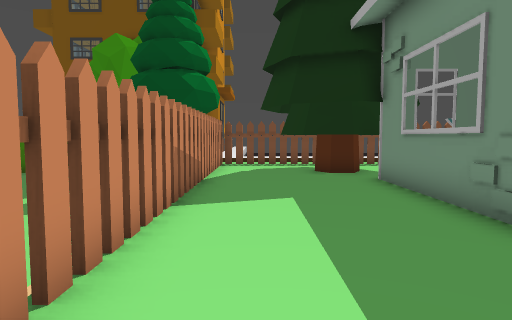
view 1 (above)

14 first-person views from a walk through a level from a Godot 3-D game. The camera is 1.2 m above the floor, tilts 4° down and sees 75° across. The floor is counted in squares, 1 m on a side. Each view is taken from the middle of a square. On the plan, view 1 faces up. The plan holds only what a view shows up to about 14 squares ahead; the rest is blank. The place goes on beyond the plan.

view 2
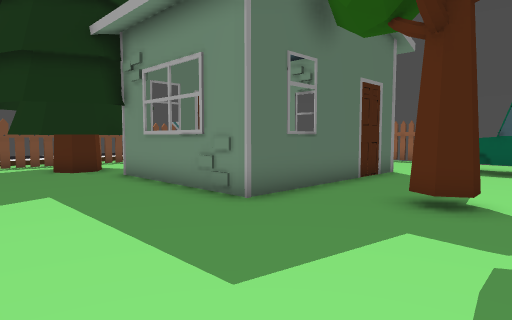

view 3
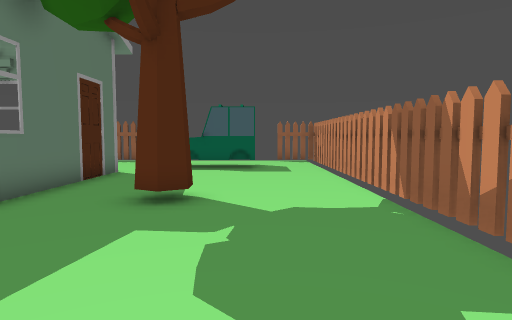

view 4
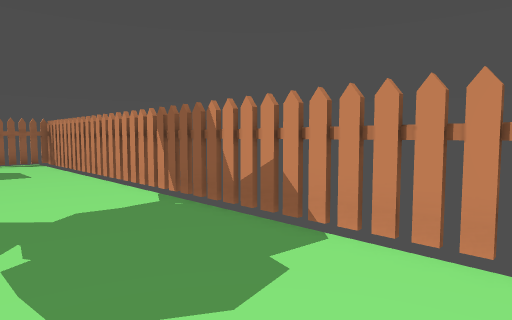

view 5
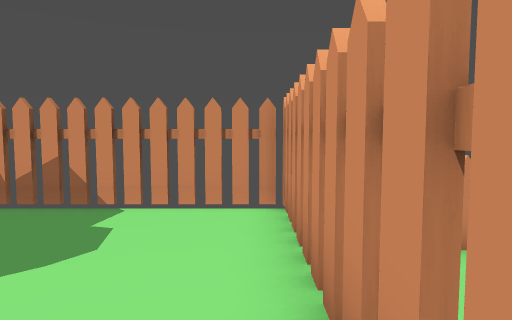

view 6
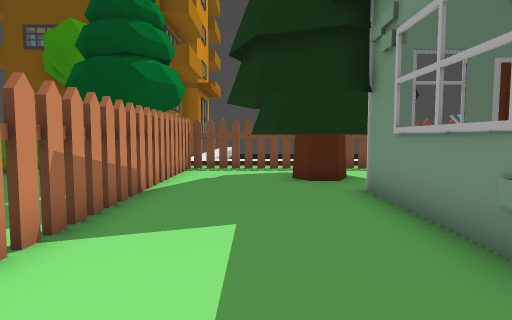

view 7
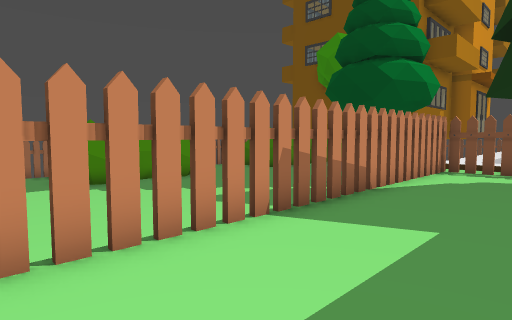

view 8
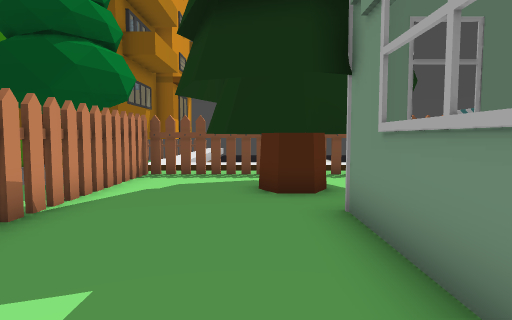

view 9
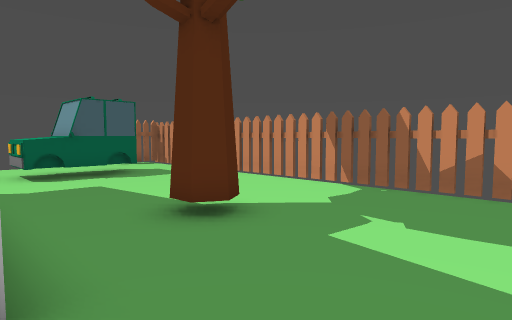

view 10
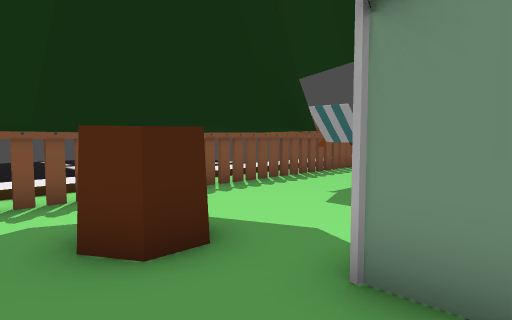

view 11
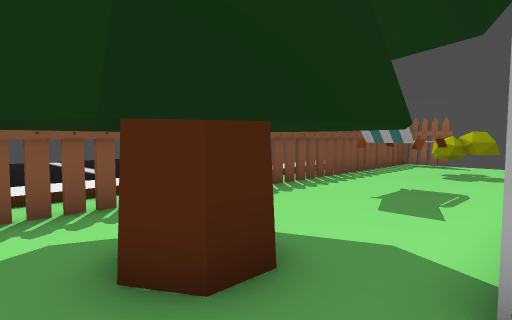

view 12
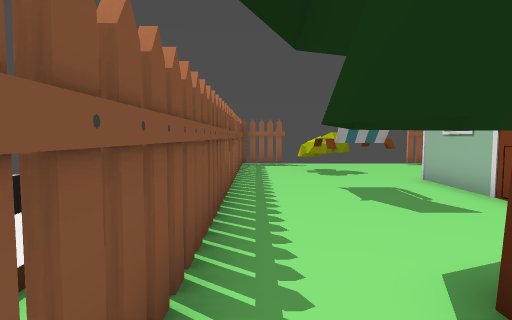

view 13
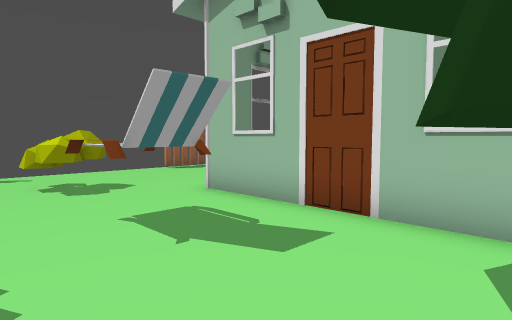

view 14
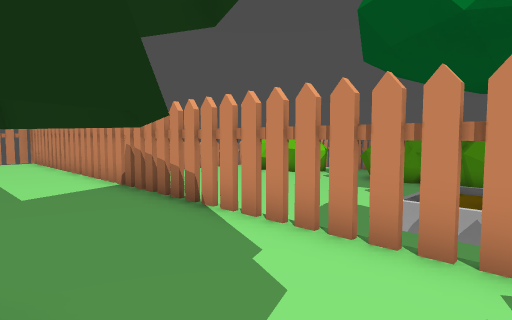

### Floor plan
Key: @ floor where view 1 was taken; # wall or solid block; x gap in a wall; . floor; = window, fence, low wall or low ledge; ^ raised ledge; v drop or lower ground; T thing the floor can be seen under or through.
Columns run from 3 left of view 1 to 16 right of it. Each row starts with its distance up from view 1.
 15   x#xxxxxxxxxxxx#xx#
 14  x.................
 13 x#...TTT...........
 12  x..TTTT..^^^..#=..
 11  x..TTTT.......#^..
 10  x...TTT...........
  9  x.....T######.....
  8  x.....#     # ....
  7  x.....#        ...
  6  x.....#
  5 vx.....#
  4 vx.....#######..
  3  x..............
  2  x.............^^..
  1  x......#......TT..
  0  x.@...........T ..
 -1  x.............T ..
 -2 v#.................
 -3  x.................#
 -4  vx#xxxxxxxxxxxx#xx

Positions as (right, up) in squares from view 1, and headings:
1: (0, 0), facing up
2: (-1, -1), facing up-right
3: (-1, -1), facing right
4: (-1, 0), facing down-right
5: (-1, 2), facing down
6: (1, 2), facing up
7: (2, 2), facing up-left
8: (2, 4), facing up
9: (1, 4), facing down-right
10: (1, 8), facing up-right
11: (1, 9), facing up-right
12: (1, 14), facing right
13: (4, 14), facing down-right
14: (2, 14), facing down-left
